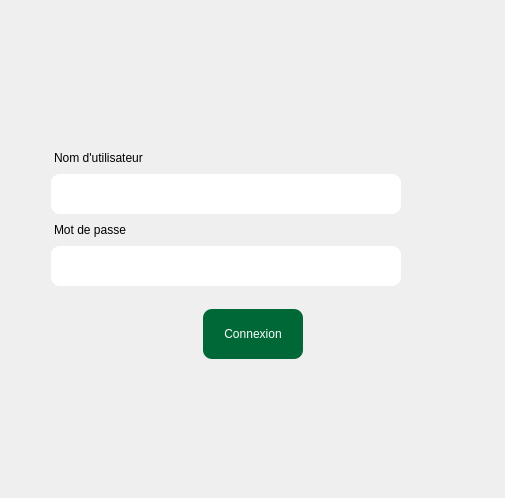
      <widget class="QWidget" name="page">
       <layout class="QGridLayout" name="gridLayout_2">
        <item row="0" column="0">
         <spacer name="verticalSpacer_3">
          <property name="orientation">
           <enum>Qt::Vertical</enum>
          </property>
          <property name="sizeHint" stdset="0">
           <size>
            <width>20</width>
            <height>93</height>
           </size>
          </property>
         </spacer>
        </item>
        <item row="1" column="0">
         <layout class="QHBoxLayout" name="horizontalLayout_6">
          <item>
           <spacer name="horizontalSpacer_7">
            <property name="orientation">
             <enum>Qt::Horizontal</enum>
            </property>
            <property name="sizeHint" stdset="0">
             <size>
              <width>40</width>
              <height>20</height>
             </size>
            </property>
           </spacer>
          </item>
          <item>
           <layout class="QVBoxLayout" name="verticalLayout">
            <item>
             <layout class="QHBoxLayout" name="horizontalLayout_3">
              <item>
               <spacer name="horizontalSpacer_5">
                <property name="orientation">
                 <enum>Qt::Horizontal</enum>
                </property>
                <property name="sizeHint" stdset="0">
                 <size>
                  <width>40</width>
                  <height>20</height>
                 </size>
                </property>
               </spacer>
              </item>
              <item>
               <widget class="QLabel" name="label">
                <property name="maximumSize">
                 <size>
                  <width>75</width>
                  <height>75</height>
                 </size>
                </property>
                <property name="text">
                 <string/>
                </property>
                <property name="pixmap">
                 <pixmap>images/logo_PyCM.png</pixmap>
                </property>
                <property name="scaledContents">
                 <bool>true</bool>
                </property>
               </widget>
              </item>
              <item>
               <spacer name="horizontalSpacer_6">
                <property name="orientation">
                 <enum>Qt::Horizontal</enum>
                </property>
                <property name="sizeHint" stdset="0">
                 <size>
                  <width>40</width>
                  <height>20</height>
                 </size>
                </property>
               </spacer>
              </item>
             </layout>
            </item>
            <item>
             <spacer name="verticalSpacer">
              <property name="orientation">
               <enum>Qt::Vertical</enum>
              </property>
              <property name="sizeHint" stdset="0">
               <size>
                <width>20</width>
                <height>18</height>
               </size>
              </property>
             </spacer>
            </item>
            <item>
             <layout class="QVBoxLayout" name="verticalLayout_2">
              <item>
               <layout class="QHBoxLayout" name="horizontalLayout_2">
                <item>
                 <widget class="QLabel" name="label_2">
                  <property name="styleSheet">
                   <string notr="true">font: 75 14pt &quot;Ubuntu Mono&quot;;</string>
                  </property>
                  <property name="text">
                   <string>Nom d'utilisateur</string>
                  </property>
                  <property name="scaledContents">
                   <bool>true</bool>
                  </property>
                  <property name="indent">
                   <number>3</number>
                  </property>
                 </widget>
                </item>
                <item>
                 <spacer name="horizontalSpacer">
                  <property name="orientation">
                   <enum>Qt::Horizontal</enum>
                  </property>
                  <property name="sizeHint" stdset="0">
                   <size>
                    <width>40</width>
                    <height>20</height>
                   </size>
                  </property>
                 </spacer>
                </item>
               </layout>
              </item>
              <item>
               <widget class="QLineEdit" name="lineEdit_nom_utilisateur">
                <property name="minimumSize">
                 <size>
                  <width>350</width>
                  <height>40</height>
                 </size>
                </property>
                <property name="maximumSize">
                 <size>
                  <width>350</width>
                  <height>40</height>
                 </size>
                </property>
                <property name="styleSheet">
                 <string notr="true">border-radius : 9px;
background-color : white;
padding-left : 9px;
font: 25 12pt &quot;Ubuntu Light&quot;;</string>
                </property>
               </widget>
              </item>
             </layout>
            </item>
            <item>
             <layout class="QHBoxLayout" name="horizontalLayout">
              <item>
               <widget class="QLabel" name="label_3">
                <property name="styleSheet">
                 <string notr="true">font: 75 14pt &quot;Ubuntu Mono&quot;;</string>
                </property>
                <property name="text">
                 <string>Mot de passe</string>
                </property>
                <property name="scaledContents">
                 <bool>true</bool>
                </property>
                <property name="indent">
                 <number>3</number>
                </property>
               </widget>
              </item>
              <item>
               <spacer name="horizontalSpacer_2">
                <property name="orientation">
                 <enum>Qt::Horizontal</enum>
                </property>
                <property name="sizeHint" stdset="0">
                 <size>
                  <width>40</width>
                  <height>20</height>
                 </size>
                </property>
               </spacer>
              </item>
             </layout>
            </item>
            <item>
             <layout class="QHBoxLayout" name="horizontalLayout_5">
              <item>
               <widget class="QLineEdit" name="lineEdit_mot_de_passe">
                <property name="minimumSize">
                 <size>
                  <width>350</width>
                  <height>40</height>
                 </size>
                </property>
                <property name="maximumSize">
                 <size>
                  <width>350</width>
                  <height>40</height>
                 </size>
                </property>
                <property name="styleSheet">
                 <string notr="true">border-radius : 9px;
background-color : white;
padding-left : 9px;
font: 25 12pt &quot;Ubuntu Light&quot;;</string>
                </property>
                <property name="echoMode">
                 <enum>QLineEdit::Password</enum>
                </property>
               </widget>
              </item>
              <item>
               <widget class="QLabel" name="label_visibilite_pass">
                <property name="maximumSize">
                 <size>
                  <width>25</width>
                  <height>40</height>
                 </size>
                </property>
                <property name="cursor">
                 <cursorShape>PointingHandCursor</cursorShape>
                </property>
                <property name="text">
                 <string/>
                </property>
                <property name="pixmap">
                 <pixmap>images/interface.png</pixmap>
                </property>
                <property name="scaledContents">
                 <bool>true</bool>
                </property>
               </widget>
              </item>
              <item>
               <spacer name="horizontalSpacer_8">
                <property name="orientation">
                 <enum>Qt::Horizontal</enum>
                </property>
                <property name="sizeHint" stdset="0">
                 <size>
                  <width>40</width>
                  <height>20</height>
                 </size>
                </property>
               </spacer>
              </item>
             </layout>
            </item>
            <item>
             <spacer name="verticalSpacer_17">
              <property name="orientation">
               <enum>Qt::Vertical</enum>
              </property>
              <property name="sizeHint" stdset="0">
               <size>
                <width>17</width>
                <height>17</height>
               </size>
              </property>
             </spacer>
            </item>
            <item>
             <layout class="QHBoxLayout" name="horizontalLayout_4">
              <item>
               <spacer name="horizontalSpacer_4">
                <property name="orientation">
                 <enum>Qt::Horizontal</enum>
                </property>
                <property name="sizeHint" stdset="0">
                 <size>
                  <width>40</width>
                  <height>20</height>
                 </size>
                </property>
               </spacer>
              </item>
              <item>
               <widget class="QPushButton" name="bouton_connexion">
                <property name="minimumSize">
                 <size>
                  <width>100</width>
                  <height>50</height>
                 </size>
                </property>
                <property name="maximumSize">
                 <size>
                  <width>250</width>
                  <height>50</height>
                 </size>
                </property>
                <property name="cursor">
                 <cursorShape>PointingHandCursor</cursorShape>
                </property>
                <property name="styleSheet">
                 <string notr="true">font: 75 14pt &quot;Ubuntu Mono&quot;;
border-radius : 9px;
background-color : #006837;
color : white;
</string>
                </property>
                <property name="text">
                 <string>Connexion</string>
                </property>
               </widget>
              </item>
              <item>
               <spacer name="horizontalSpacer_3">
                <property name="orientation">
                 <enum>Qt::Horizontal</enum>
                </property>
                <property name="sizeHint" stdset="0">
                 <size>
                  <width>40</width>
                  <height>20</height>
                 </size>
                </property>
               </spacer>
              </item>
             </layout>
            </item>
           </layout>
          </item>
          <item>
           <spacer name="horizontalSpacer_9">
            <property name="orientation">
             <enum>Qt::Horizontal</enum>
            </property>
            <property name="sizeHint" stdset="0">
             <size>
              <width>40</width>
              <height>20</height>
             </size>
            </property>
           </spacer>
          </item>
         </layout>
        </item>
        <item row="2" column="0">
         <widget class="QLabel" name="label_information_connexion">
          <property name="minimumSize">
           <size>
            <width>400</width>
            <height>30</height>
           </size>
          </property>
          <property name="maximumSize">
           <size>
            <width>200</width>
            <height>30</height>
           </size>
          </property>
          <property name="styleSheet">
           <string notr="true"/>
          </property>
          <property name="text">
           <string/>
          </property>
          <property name="alignment">
           <set>Qt::AlignCenter</set>
          </property>
         </widget>
        </item>
        <item row="3" column="0">
         <spacer name="verticalSpacer_2">
          <property name="orientation">
           <enum>Qt::Vertical</enum>
          </property>
          <property name="sizeHint" stdset="0">
           <size>
            <width>20</width>
            <height>92</height>
           </size>
          </property>
         </spacer>
        </item>
       </layout>
      </widget>
